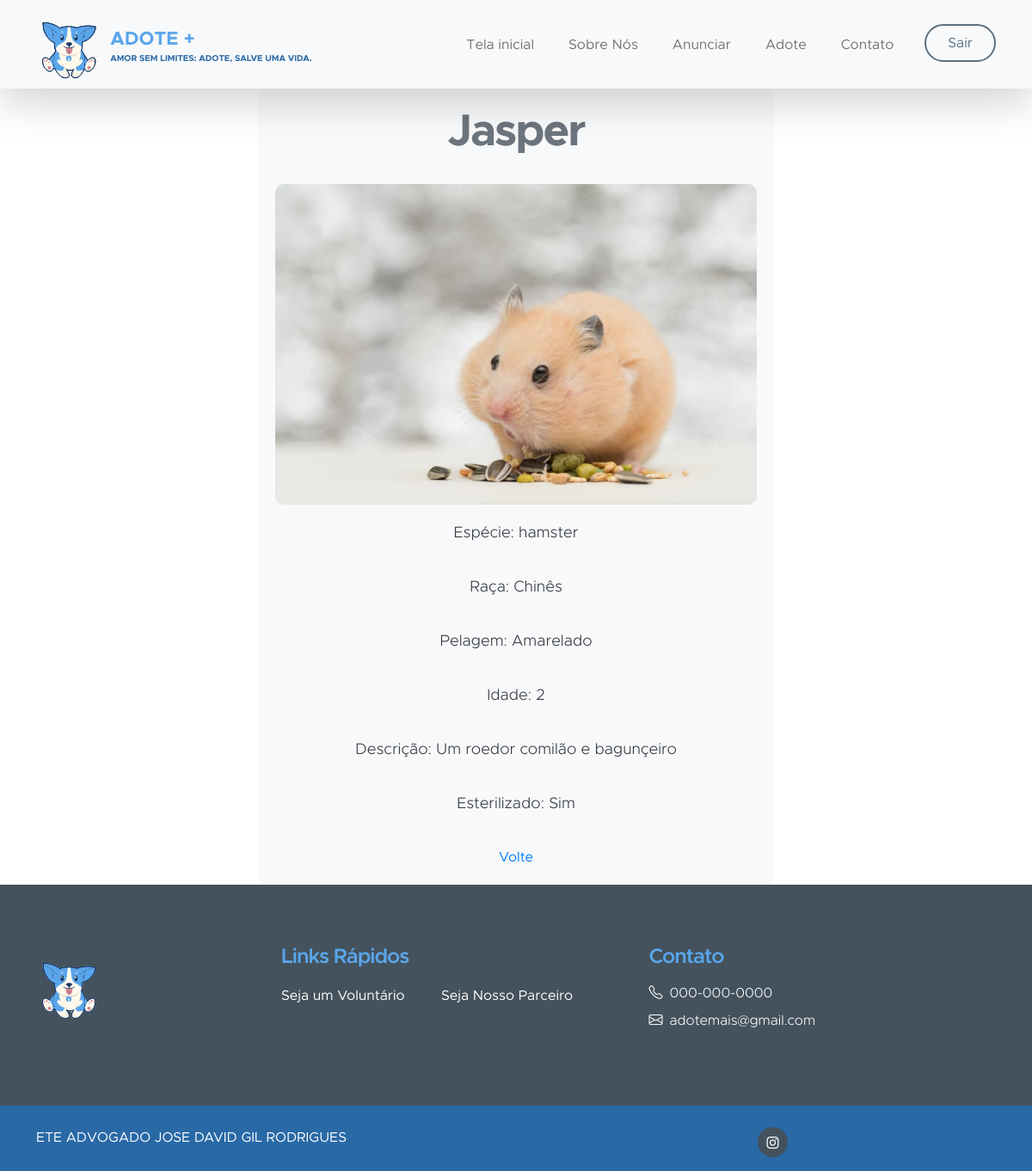
The app's page /animal_detalhes/3 with its own data.
### app/models/tables.py (models this page shows, shortened)
class Animal(db.Model):
    __tablename__= "animal" #nome da tabela já definida
    id = db.Column(db.Integer, primary_key=True)
    nome = db.Column(db.String(20), nullable=False)
    raca = db.Column(db.String(50), nullable=False)
    especie = db.Column(db.String(50), nullable=False)
    cor = db.Column(db.String(50), nullable=False)
    idade = db.Column(db.Integer, nullable=False)
    descricao = db.Column(db.Text, nullable=False)
    esterilizado = db.Column(db.Boolean)
    foto = db.Column(db.String(200), nullable=False)

### app/controllers/routes.py (the view)
@app.route('/animal_detalhes/<int:animal_id>', methods=['GET'])
def animal_detalhes(animal_id):
    animal = Animal.query.get(animal_id)
    return render_template('animal.html', animal=animal)

### app/templates/animal.html (shortened to what this page needs)
<!DOCTYPE html>
    <html lang="en">
    <head>
        <link href="{{ url_for('static', filename='css/bootstrap.min.css') }}" rel="stylesheet">
        <link href="{{ url_for('static', filename='css/bootstrap-icons.css') }}" rel="stylesheet">
        <link href="{{ url_for('static', filename='css/index.css') }}" rel="stylesheet">
    </head>
    <body id="section_1">
        <header>
            <nav class="navbar navbar-expand-lg bg-light shadow-lg">
                <div class="container">
                    <a class="navbar-brand" href="/index">
                        <img src="{{ url_for('static', filename='images/logo.png') }}" class="logo img-fluid" alt="Kind Heart Charity">
                        <span>
                            ADOTE +
                            <small>Amor sem limites: adote, salve uma vida.</small>
                        </span>
                    </a>
                    <div class="collapse navbar-collapse" id="navbarNav">
                        <ul class="navbar-nav ms-auto">
                            <li class="nav-item">
                                <a class="nav-link click-scroll" href="/index">Tela inicial</a>
                            </li>
                            <li class="nav-item">
                                <a class="nav-link click-scroll" href="/index#section_3">Sobre Nós</a>
                            </li>
                            <li class="nav-item">
                                <a class="nav-link click-scroll" href="/anunciar">Anunciar</a>
                            </li>
                            <li class="nav-item">
                                <a class="nav-link click-scroll" href="/adotar">Adote</a>
                            </li>
                            <li class="nav-item">
                                <a class="nav-link click-scroll" href="/index#section_4">Contato</a>
                            </li>
                            <li class="nav-item ms-3">
                                <a class="nav-link custom-btn custom-border-btn btn" href="/logout">Sair</a>
                            </li>
                        </ul>
                    </div>
                </div>
            </nav>
        </header>
<div class="animal-details">
    <h1>{{ animal.nome }}</h1>
    <img src="{{ url_for('static', filename='uploads/' + animal.foto) }}" alt="{{ animal.nome }}">
    <p>Espécie: {{ animal.especie }}</p>
    <p>Raça: {{ animal.raca }}</p>
    <p>Pelagem: {{ animal.cor }}</p>
    <p>Idade: {{ animal.idade }}</p>
    <p>Descrição: {{ animal.descricao }}</p>
    <p>Esterilizado: {% if animal.esterilizado == 1 %}Sim{% else %}Não{% endif %}</p>
    <a href="/adotar">Volte</a>
</div>
<footer class="site-footer">
    <div class="container">
        <div class="row">
            <div class="col-lg-3 col-12 mb-4">
                <a href="#top">
                    <img src="{{ url_for('static', filename='images/logo.png') }}" class="logo img-fluid" alt="">
                </a>
            </div>
            <div class="col-lg-4 col-md-6 col-12 mb-4">
                <h5 class="site-footer-title mb-3">Links Rápidos</h5>
                <ul class="footer-menu">
                    <li class="footer-menu-item"><a href="#" class="footer-menu-link" ur>Seja um Voluntário
                        </a></li>
                    <li class="footer-menu-item"><a href="#" class="footer-menu-link">Seja Nosso Parceiro
                        </a></li>
                </ul>
            </div>
            <div class="col-lg-4 col-md-6 col-12 mx-auto">
                <h5 class="site-footer-title mb-3">Contato</h5>
                <p class="text-white d-flex mb-2">
                    <i class="bi-telephone me-2"></i>
                    <a href="tel: 120-240-9600" class="site-footer-link">
                        000-000-0000
                    </a>
                </p>
                <p class="text-white d-flex">
                    <i class="bi-envelope me-2"></i>
                    <a href="mailto:info@yourgmail.com" class="site-footer-link">
                        adotemais@gmail.com
            </div>
        </div>
    </div>
    <div class="site-footer-bottom">
        <div class="container">
            <div class="row">
                <div class="col-lg-6 col-md-7 col-12">
                    <a href=""> ETE ADVOGADO JOSE DAVID GIL RODRIGUES </a>
                </div>
                <div class="col-lg-6 col-md-5 col-12 d-flex justify-content-center align-items-center mx-auto">
                    <ul class="social-icons">
                        <li class="social-icon-item">
                            <a href="https://www.instagram.com/ete.iburajordao/?igsh=MTMybHkxcXRqanBhMw%3D%3D"" class="social-icon-link bi-instagram"></a>
                        </li>
                    </ul>
                </div>
            </div>
        </div>
    </div>
</footer>
</body>
</html>

### app/static/css/index.css (style rules this page uses)
* { margin:0; padding:0; }
:root { --white-color: #ffffff; --primary-color: #59A6EC; --secondary-color: #2969A6; --section-bg-color: #f0f8ff; --site-footer-bg-color: #44525d; --custom-btn-bg-color: #597081; --custom-btn-bg-hover-color: #59A6EC; --dark-color: #2969A6; --p-color: #717275; --border-color: #e9eaeb; --body-font-family: 'Metropolis', sans-serif; --h1-font-size: 52px; --h2-font-size: 46px; --h3-font-size: 32px; --h4-font-size: 28px; --h5-font-size: 24px; --h6-font-size: 22px; --p-font-size: 16px; --btn-font-size: 18px; --copyright-font-size: 14px; --border-radius-large: 100px; --border-radius-medium: 20px; --border-radius-small: 10px; --font-weight-light: 300; --font-weight-normal: 400; --font-weight-semibold: 600; --font-weight-bold: 700; }
body { background-color: var(--white-color); font-family: var(--body-font-family); }
h2, h3, h4, h5, h6 { color: var(--dark-color); }
h1, h2, h3, h4, h5, h6 { font-weight: var(--font-weight-semibold); letter-spacing: -1px; }
h1 { font-size: var(--h1-font-size); font-weight: var(--font-weight-bold); letter-spacing: -2px; }
h5 { color: var(--primary-color); font-size: var(--h5-font-size); }
p { color: var(--p-color); font-size: var(--p-font-size); font-weight: var(--font-weight-light); }
ul li { color: var(--p-color); font-size: var(--p-font-size); font-weight: var(--font-weight-normal); }
a, button { touch-action: manipulation; transition: all 0.3s; }
a { color: var(--p-color); text-decoration: none; }
.custom-btn { background: var(--secondary-color); border: 2px solid transparent; border-radius: var(--border-radius-large); color: var(--white-color); font-size: var(--btn-font-size); font-weight: var(--font-weight-normal); line-height: normal; padding: 15px 25px; }
.navbar-expand-lg .navbar-nav .nav-link.custom-btn { color: var(--custom-btn-bg-color); margin-top: 8px; padding: 12px 25px; }
.custom-border-btn { background: transparent; border: 2px solid var(--custom-btn-bg-color); color: var(--primary-color); }
.navbar { background: var(--white-color); z-index: 9; padding-top: 0; padding-bottom: 0; }
.navbar-brand { color: var(--primary-color); font-size: var(--h6-font-size); font-weight: var(--font-weight-bold); }
.navbar-brand span { display: inline-block; vertical-align: middle; }
.navbar-brand small { color: var(--secondary-color); display: block; font-size: 10px; line-height: normal; text-transform: uppercase; }
.logo { width: 80px; height: auto; }
.navbar-expand-lg .navbar-nav .nav-link { margin-right: 0; margin-left: 0; padding: 20px; }
.navbar-nav .nav-link { display: inline-block; color: var(--p-color); font-size: var(--p-font-size); font-weight: var(--font-weight-medium); position: relative; padding-top: 15px; padding-bottom: 15px; }
.site-footer { background-color: var(--site-footer-bg-color); padding-top: 70px; }
.site-footer-bottom { background-color: var(--secondary-color); position: relative; z-index: 2; margin-top: 70px; padding-top: 25px; }
.site-footer-bottom a { color: var(--white-color); }
.site-footer-link { color: var(--white-color); }
.footer-menu { column-count: 2; margin: 0; padding: 0; }
.footer-menu-item { list-style: none; display: block; }
.footer-menu-link { font-size: var(--p-font-size); color: var(--white-color); display: inline-block; vertical-align: middle; margin-right: 10px; margin-bottom: 0px; }
.social-icon-item { list-style: none; display: inline-block; vertical-align: top; }
.social-icon-link { background: var(--site-footer-bg-color); border-radius: var(--border-radius-large); color: var(--white-color); font-size: var(--copyright-font-size); display: block; margin-right: 5px; text-align: center; width: 35px; height: 35px; line-height: 38px; }

### app/templates/animal.html (style rules this page uses)
.animal-details { display: flex; flex-direction: column; align-items: center; gap: 20px; padding: 20px; background-color: #f8f9fa; border-radius: 10px; max-width: 600px; margin: auto; }
.animal-details img { max-width: 100%; border-radius: 10px; }
.animal-details h1 { color: #6c757d; }
.animal-details p { color: #343a40; font-size: 18px; }
.animal-details a { color: #007bff; text-decoration: none; }

### records on screen
Animal: nome "Jasper", foto (picture), especie "hamster", raca "Chinês", cor "Amarelado", idade "2", descricao "Um roedor comilão e bagunçeiro"
